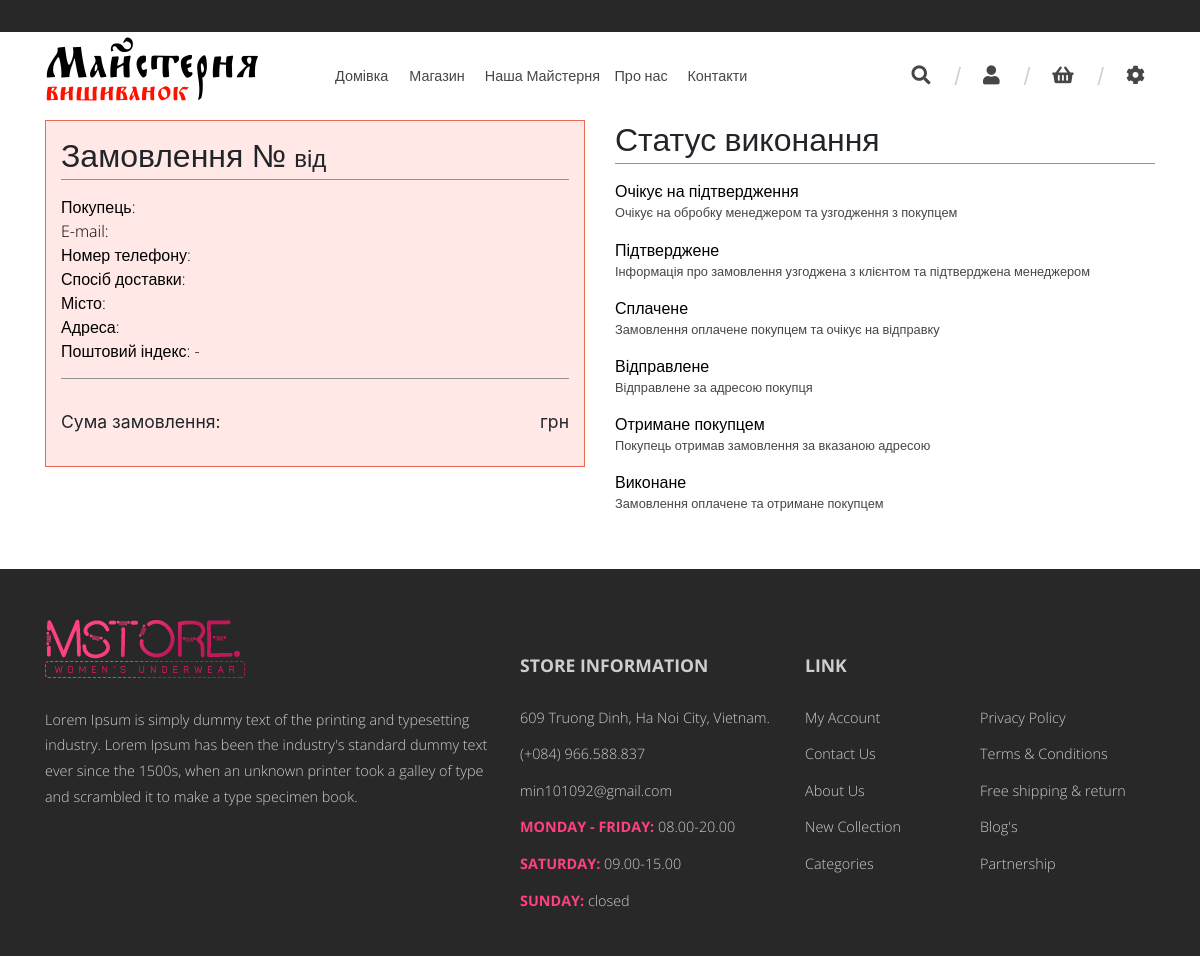
The app's page /orders/order/ with its own data.
### orders/models.py (models this page shows, shortened)
class Status(models.Model):
    name = models.CharField(null=True,
                            default=None,
                            max_length=64,
                            verbose_name="Програмна назва")
    verbose_name = models.CharField(null=True,
                                    default=None,
                                    max_length=64,
                                    verbose_name="Назва")
    description = models.TextField(blank=True,
                                   null=True,
                                   default=None,
                                   max_length=300,
                                   verbose_name="Опис")
    number = models.PositiveSmallIntegerField(null=True, blank=True, default=True, verbose_name='Порядковий номер')
    class Meta:
        verbose_name = "Статус замовлення"
        verbose_name_plural = "Статуси замовлень"

### orders/views.py (the view)
# urls.py: path('order/', single_order, name='single_order_hash_code'),
def single_order(request, *args, **kwargs):
    template_name = 'orders/single_order.html'
    context = {}
    hash_code = request.GET.get('hash_code')
    statuses = Status.objects.all().order_by('number')
    context['statuses'] = statuses
    if hash_code:
        print('Accessing order by hash: {}'.format(hash_code))
        order = get_object_or_404(Order, hash_code=hash_code)
        context['order'] = order
    return render(request, template_name, context=context)

### orders/context_processors.py (called while the page is built, shortened)
def get_basket(request):
    print('Getting basket...')
    session_key = request.session.session_key
    if not session_key:
        request.session.cycle_key()
    print('Session key is {}'.format(session_key))
    print('Trying to find basket with this session key...')
    if Basket.objects.filter(session_key=session_key, is_closed=False).exists():
        basket = Basket.objects.get(session_key=session_key, is_closed=False)
        print('Found basket, which is {}'.format(basket))
    else:
        print('Basket does not exist.')
        return {'get_basket': ''}

### templates/orders/single_order.html (shortened to what this page needs)
{% extends 'base.html' %}
{% block content %}
    <div class="checkout-container row">
        <div class="col-md-6 opened-order">
            <div class="wrapper">
                <h2>Замовлення № {{ order.code }}<span> від {{ order.created | date:"d.m.y" }}</span></h2>
                <div class="costumer-info">
                    <ul>
                        <li>Покупець: {{ order.customer_name }} </li>
                        <li>E-mail: {{ order.customer_email }}</li>
                        <li>Номер телефону: {{ order.customer_phone }}</li>
                        <li>Спосіб доставки: {{ order.delivery_method }}</li>
                        <li>Місто: {{ order.customer_city }}</li>
                        <li>Адреса: {{ order.customer_address }}</li>
                        <li>Поштовий індекс: {% if order.postal_index %}{{ order.postal_index }}{% else %} -{% endif %}</li>
                    </ul>
                </div>
                <div class="overall-price">
                    <span class="caption">Сума замовлення: </span>
                    <div class="price-wrapper">
                        <span class="currency"> грн</span>
                    </div>
                </div>
            </div>
        </div>
        <div class="col-md-6 order-status">
            <div class="wrapper">
                <h2>Статус виконання</h2>
                <ul class="statuses">
                    {% for status in statuses %}
                        <li class="status">
                            {% if status in order.status.all %}
                                <span class="status-name checked">{{ status.verbose_name }}</span>
                                <span class="state"><i class="fas fa-check"></i></span>
                            {% else %}
                                <span class="status-name">{{ status.verbose_name }}</span>
                            {% endif %}
                        </li>
                        <li class="description">{{ status.description }}</li>
                    {% endfor %}
                </ul>
            </div>
        </div>
    </div>
{% endblock %}
{% load static %}

### records on screen
Status: verbose_name "Очікує на підтвердження", description "Очікує на обробку менеджером та узгодження з покупцем"
Status: verbose_name "Підтверджене", description "Інформація про замовлення узгоджена з клієнтом та підтверджена менеджером"
Status: verbose_name "Сплачене", description "Замовлення оплачене покупцем та очікує на відправку"
Status: verbose_name "Відправлене", description "Відправлене за адресою покупця"
Status: verbose_name "Отримане покупцем", description "Покупець отримав замовлення за вказаною адресою"
Status: verbose_name "Виконане", description "Замовлення оплачене та отримане покупцем"
